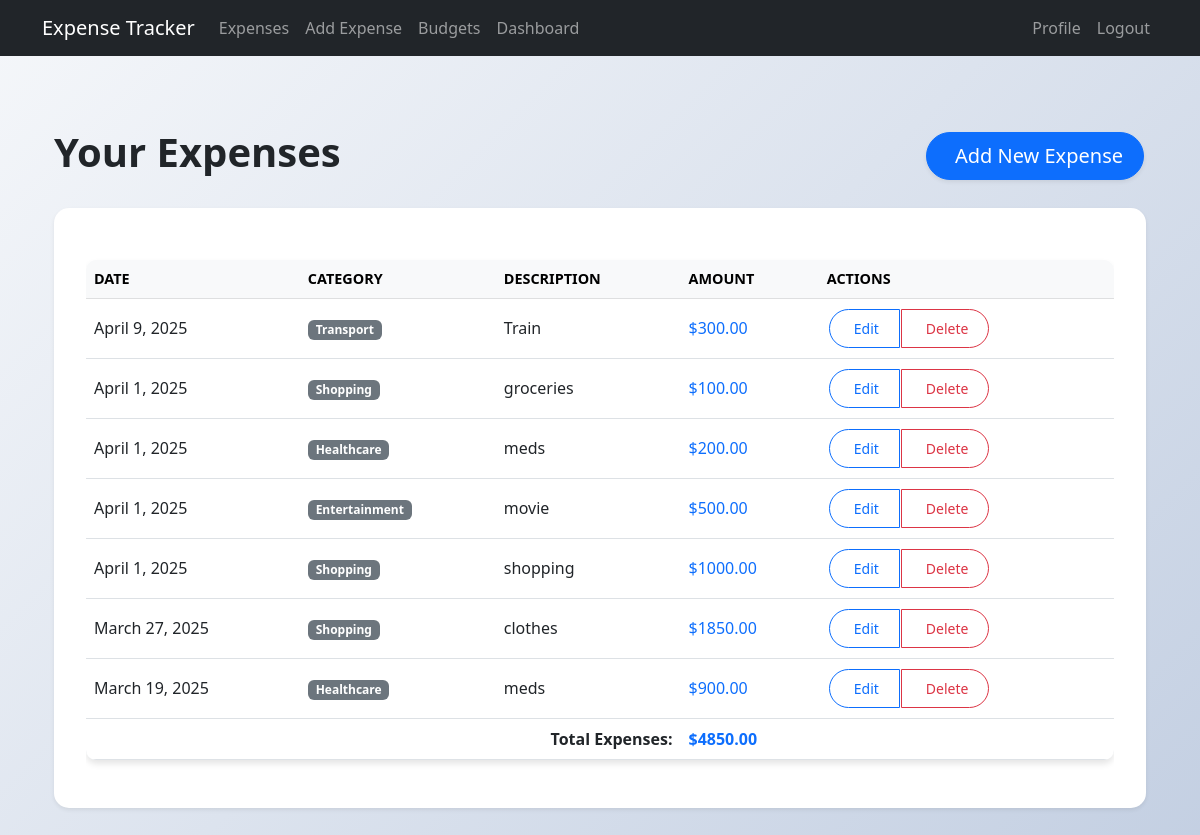
The app's page / (signed in), older data.
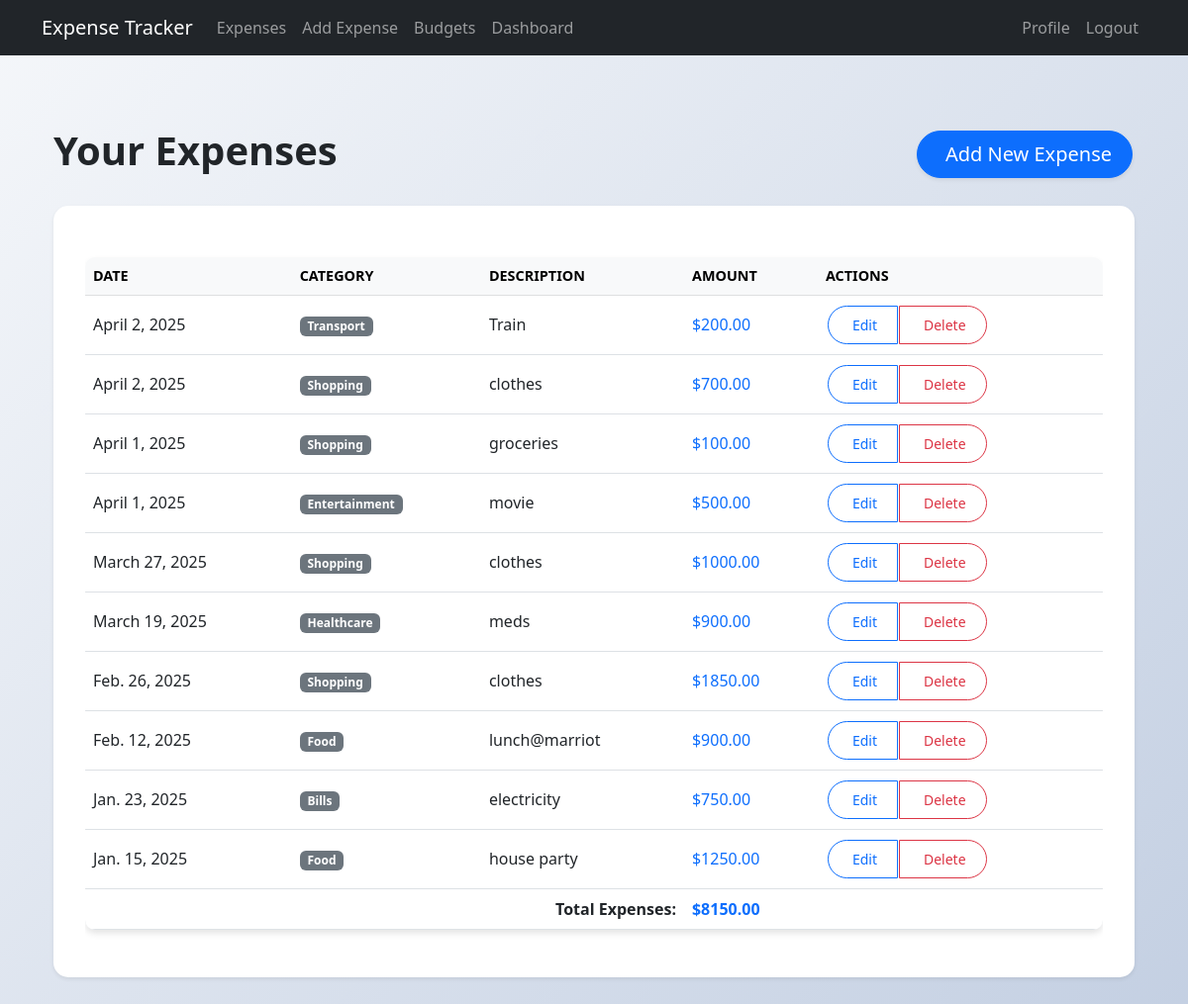
The same page, newer data.
### expense/models.py (models this page shows, shortened)
class Expense(models.Model):
  user = models.ForeignKey(User, on_delete=models.CASCADE)
  amount = models.DecimalField(max_digits=10, decimal_places=2)
  date = models.DateField()
  description = models.CharField(max_length=255)
  category = models.ForeignKey(Category, on_delete=models.CASCADE)
  created_at = models.DateTimeField(auto_now_add=True)

class Category(models.Model):
  name = models.CharField(max_length=100)
  class Meta:
    verbose_name_plural = 'Categories'

### expense/views.py (the view)
# urls.py: path('', views.expense_list, name='expense_list'),
@login_required
def expense_list(request):
  expenses = Expense.objects.filter(user=request.user).order_by('-date')
  total_expenses = expenses.aggregate(Sum('amount'))['amount__sum'] or 0
  categories = Category.objects.all()
  return render(request, 'expenses/expense_list.html',{'expenses':expenses, 'category':categories, 'total_expenses':total_expenses})

### expense/templates/expenses/expense_list.html (shortened to what this page needs)
{% extends 'expenses/base.html' %}
{% block content %}
  <div class="container py-5">
    <div class="d-flex justify-content-between align-items-center mb-4">
      <h2 class="display-6 fw-bold">Your Expenses</h2>
      <a href="{% url 'add_expense' %}" class="btn btn-primary btn-lg shadow-sm">
        Add New Expense
      </a>
    </div>
    <div class="card shadow-sm">
      <div class="card-body">
        {% if expenses %}
        <div class="table-responsive">
          <table class="table table-hover">
            <thead class="table-light">
              <tr>
                <th>Date</th>
                <th>Category</th>
                <th>Description</th>
                <th>Amount</th>
                <th>Actions</th>
              </tr>
            </thead>
            <tbody>
              {% for expense in expenses %}
              <tr>
                <td>{{ expense.date }}</td>
                <td><span class="badge bg-secondary">{{ expense.category.name }}</span></td>
                <td>{{ expense.description }}</td>
                <td class="text-primary">${{ expense.amount }}</td>
                <td>
                  <div class="btn-group">
                    <a href="{% url 'update_expense' expense.id %}" class="btn btn-outline-primary btn-sm">
                      Edit
                    </a>
                    <a href="{% url 'delete_expense' expense.id %}" class="btn btn-outline-danger btn-sm">
                      Delete
                    </a>
                  </div>
                </td>
              </tr>
              {% endfor %}
              <tr class="total-row">
                <td colspan="3" class="text-end">Total Expenses:</td>
                <td class="text-primary">${{ total_expenses|floatformat:2 }}</td>
                <td></td>
              </tr>
            </tbody>
          </table>
        </div>
        {% else %}
        <div class="text-center py-5">
          <p class="lead text-muted">You don't have any expenses yet.</p>
          <a href="{% url 'add_expense' %}" class="btn btn-primary">Add Your First Expense</a>
        </div>
        {% endif %}
      </div>
    </div>
  </div>
{% endblock %}

### expense/templates/expenses/base.html (shortened to what this page needs)
<!DOCTYPE html>
<html>
<head>
  <link href="https://cdn.jsdelivr.net/npm/bootstrap@5.3.0-alpha1/dist/css/bootstrap.min.css" rel="stylesheet">
</head>
<body>
  <nav class="navbar navbar-expand-lg navbar-dark bg-dark">
    <div class="container">
      <a class="navbar-brand" href="{% url 'expense_list' %}">Expense Tracker</a>
      <div class="collapse navbar-collapse" id="navbarNav">
        <ul class="navbar-nav">
          <li class="nav-item">
            <a class="nav-link" href="{% url 'expense_list' %}">Expenses</a>
          </li>
          <li class="nav-item">
            <a class="nav-link" href="{% url 'add_expense' %}">Add Expense</a>
          </li>
          <li class="nav-item">
            <a class="nav-link" href="{% url 'budget_list' %}">Budgets</a>
          </li>
          <li class="nav-item">
            <a class="nav-link" href="{% url 'dashboard' %}">Dashboard</a>
          </li>
        </ul>
        <ul class="navbar-nav ms-auto">
          {% if user.is_authenticated %}
          <li class="nav-item">
            <a class="nav-link" href="{% url 'profile' %}">Profile</a>
          </li>
          <li class="nav-item">
            <a class="nav-link" href="{% url 'logout' %}">Logout</a>
          </li>
          {% endif %}
        </ul>
      </div>
    </div>
  </nav>
  <div class="container mt-4">
    {% block content %}{% endblock %}
  </div>
</body>
</html>

### expense/templates/expenses/expense_list.html (style rules this page uses)
body { font-family: 'Segoe UI', Tahoma, Geneva, Verdana, sans-serif; background: linear-gradient(135deg, #f5f7fa 0%, #c3cfe2 100%); }
.table { margin-top: 20px; background-color: white; border-collapse: separate; border-spacing: 0; box-shadow: 0 4px 6px rgba(0,0,0,0.1); border-radius: 10px; overflow: hidden; }
th { background-color: #f8f9fa; padding: 15px; font-weight: 600; text-transform: uppercase; font-size: 0.9rem; color: #495057; }
td { padding: 15px; vertical-align: middle; }
tr { box-shadow: 0 2px 4px rgba(0,0,0,0.05); }
.btn { margin: 2px; border-radius: 25px; padding: 8px 20px; transition: all 0.3s ease; }
.card { box-shadow: 0 4px 8px rgba(0,0,0,0.1); border-radius: 15px; margin: 20px 0; border: none; }
.card-body { padding: 2rem; }
.total-row { font-weight: bold; background-color: #e9ecef; }

Row changes from the older to the newer data that the page shows:
removed Expense: date "April 9, 2025", category.name "Transport", description "Train", amount "300.00"
removed Expense: date "April 1, 2025", category.name "Healthcare", description "meds", amount "200.00"
removed Expense: date "April 1, 2025", category.name "Shopping", description "shopping", amount "1000.00"
added Expense: date "April 2, 2025", category.name "Transport", description "Train", amount "200.00"
added Expense: date "April 2, 2025", category.name "Shopping", description "clothes", amount "700.00"
changed Expense "March 27, 2025": amount "1850.00" → "1000.00"
added Expense: date "Feb. 26, 2025", category.name "Shopping", description "clothes", amount "1850.00"
added Expense: date "Feb. 12, 2025", category.name "Food", description "lunch@marriot", amount "900.00"
added Expense: date "Jan. 23, 2025", category.name "Bills", description "electricity", amount "750.00"
added Expense: date "Jan. 15, 2025", category.name "Food", description "house party", amount "1250.00"
Text that changed along with them:
{{ total_expenses|floatformat:2 }}: "4850.00" → "8150.00"
